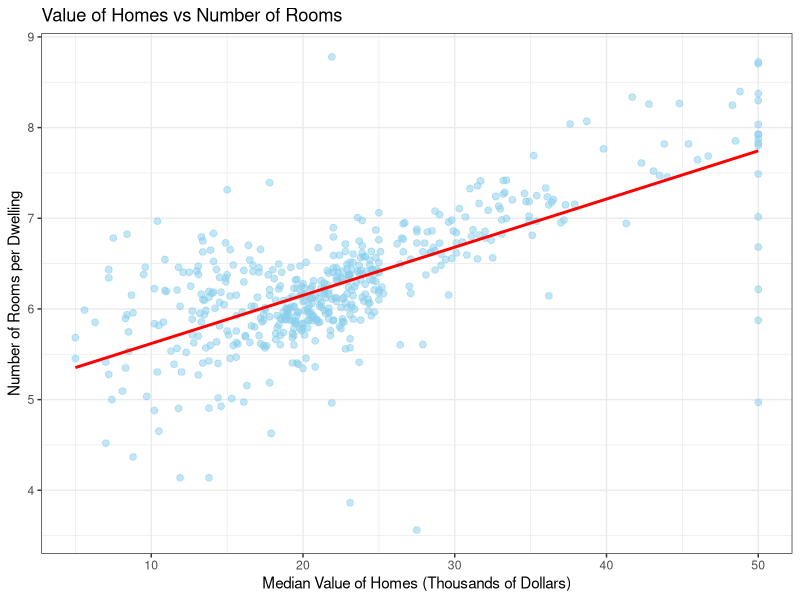

The R source for this figure:
library(MASS)
"The dataset to be analyzed is Boston from the MASS library."

cor(Boston$rm, Boston$medv) #0.6953599

"The correlation between number of rooms per dwelling and the median value of
owner-occupied homes in $1000s is positive and strong. This makes perfect sense.
As the price of homes increase, the property companies should make justifications
by adding in some more rooms. The owner of the homes will also increase the price
of their homes when they are selling it with rooms as justifications. That is
why the correlation is positive."

library(ggplot2)
ggplot(Boston, aes(medv, rm)) +
  geom_point(color = "sky blue", size = 2, alpha = 0.5) +
  geom_smooth(method = "lm", se = F, color = "red") +
  ylab("Number of Rooms per Dwelling") +
  xlab("Median Value of Homes (Thousands of Dollars)") +
  ggtitle("Value of Homes vs Number of Rooms") +
  theme_bw()

"A linear model already fit the data very well."